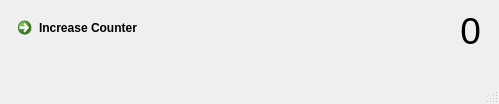
<?xml version="1.0" encoding="UTF-8"?>
<ui version="4.0">
 <class>MainWindow</class>
 <widget class="QMainWindow" name="MainWindow">
  <property name="geometry">
   <rect>
    <x>0</x>
    <y>0</y>
    <width>499</width>
    <height>104</height>
   </rect>
  </property>
  <property name="windowTitle">
   <string>MainWindow</string>
  </property>
  <widget class="QWidget" name="centralwidget">
   <widget class="QCommandLinkButton" name="next_commandLinkButton">
    <property name="geometry">
     <rect>
      <x>10</x>
      <y>10</y>
      <width>222</width>
      <height>48</height>
     </rect>
    </property>
    <property name="text">
     <string>Increase Counter</string>
    </property>
    <property name="default">
     <bool>false</bool>
    </property>
   </widget>
   <widget class="QLabel" name="next_label">
    <property name="geometry">
     <rect>
      <x>280</x>
      <y>10</y>
      <width>201</width>
      <height>41</height>
     </rect>
    </property>
    <property name="font">
     <font>
      <pointsize>28</pointsize>
     </font>
    </property>
    <property name="text">
     <string>0</string>
    </property>
    <property name="alignment">
     <set>Qt::AlignRight|Qt::AlignTrailing|Qt::AlignVCenter</set>
    </property>
   </widget>
  </widget>
  <widget class="QMenuBar" name="menubar">
   <property name="geometry">
    <rect>
     <x>0</x>
     <y>0</y>
     <width>499</width>
     <height>26</height>
    </rect>
   </property>
  </widget>
  <widget class="QStatusBar" name="statusbar"/>
 </widget>
 <resources/>
 <connections/>
</ui>
